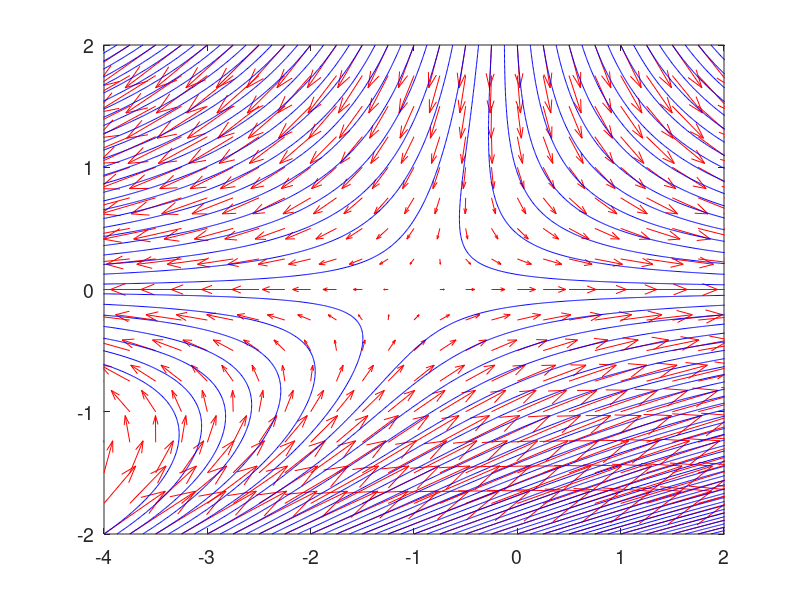

MATLAB code to generate this figure:
function S147


[X,Y] = meshgrid(-10:0.1:10, -10:0.1:10);

[x,y] = f5(X,Y);

clf
figure(1)

% for xloop = 1:13
%     xs = -4 + 0.5*(xloop-1);
%     for yloop = 1:11
%         ys = -2.5 + 0.5*(yloop-1);
%         
%         streamline(X,Y,x,y,xs,ys)
%         
%     end
% end

[XQ,YQ] = meshgrid(-4:0.25:2,-2:0.25:2);
[xq,yq] = f5(XQ,YQ);
quiver(XQ,YQ,xq,yq,5,'r')
hold on
for xloop = -4:0.125:2
    xs = xloop;
    for yloop = 1:2
        ys = -2 + 4*(yloop-1);
        streamline(X,Y,x,y,xs,ys)
    end
end

hold off
h = gca;
set(h,'FontSize',14)

axis([-4 2 -2 2])
set(gcf,'Color','White')


    function [x,y] = f5(X,Y)
        x = X + exp(-Y);
        y = -Y;
    end     % end f5


end % end S147

